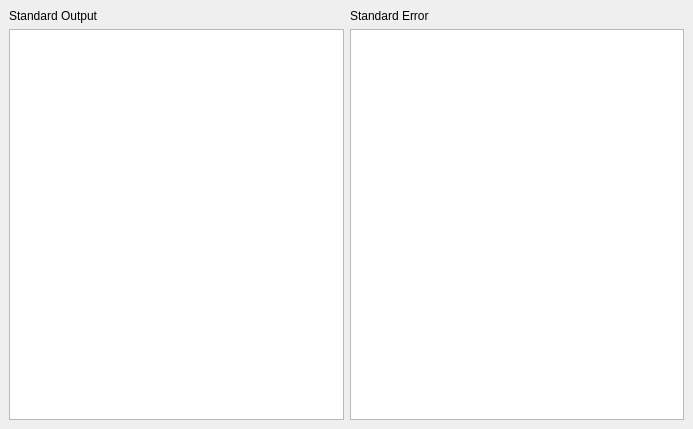
<?xml version="1.0" encoding="UTF-8"?>
<ui version="4.0">
 <class>MainWindow</class>
 <widget class="QMainWindow" name="MainWindow">
  <property name="geometry">
   <rect>
    <x>0</x>
    <y>0</y>
    <width>693</width>
    <height>429</height>
   </rect>
  </property>
  <property name="windowTitle">
   <string>Olfactory Controller</string>
  </property>
  <widget class="QWidget" name="central_widget">
   <layout class="QHBoxLayout" name="horizontalLayout">
    <item>
     <layout class="QVBoxLayout" name="stdout_layout">
      <item>
       <widget class="QLabel" name="stdout_label">
        <property name="text">
         <string>Standard Output</string>
        </property>
       </widget>
      </item>
      <item>
       <widget class="QPlainTextEdit" name="stdout_text">
        <property name="readOnly">
         <bool>true</bool>
        </property>
       </widget>
      </item>
     </layout>
    </item>
    <item>
     <layout class="QVBoxLayout" name="stderr_layout">
      <item>
       <widget class="QLabel" name="stderr_label">
        <property name="text">
         <string>Standard Error</string>
        </property>
       </widget>
      </item>
      <item>
       <widget class="QPlainTextEdit" name="stderr_text">
        <property name="readOnly">
         <bool>true</bool>
        </property>
       </widget>
      </item>
     </layout>
    </item>
   </layout>
  </widget>
 </widget>
 <resources/>
 <connections/>
</ui>
